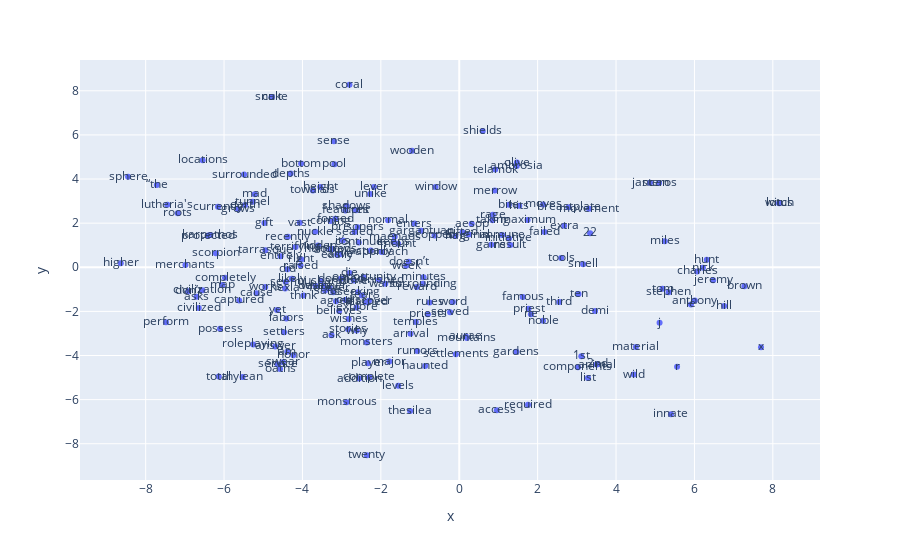

Write notebook code for a chart like this one.
### Code cell
vecs, labels = reduce_dimensions(w2v_model)

START_INDEX = 1000
MAX_WORDS=200
fig = px.scatter(x=vecs[START_INDEX:START_INDEX + MAX_WORDS,0], y=vecs[START_INDEX:START_INDEX + MAX_WORDS,1], text=labels[START_INDEX:START_INDEX + MAX_WORDS])
fig.show()

### Figure 1 — Plotly figure (JSON) as saved in the notebook; plotly's stock layout.template omitted (floating-point values rounded to 4 significant figures; data arrays with more than 128 entries replaced by an {"elided": "..."} marker saying what was removed)
{"data": [{"hovertemplate": "x=%{x}<br>y=%{y}<br>text=%{text}<extra></extra>", "legendgroup": "", "marker": {"color": "#636efa", "symbol": "circle"}, "mode": "markers+text", "name": "", "orientation": "v", "showlegend": false, "text": {"elided": "200 str values"}, "type": "scatter", "x": {"elided": "200 float values"}, "xaxis": "x", "y": {"elided": "200 float values"}, "yaxis": "y"}], "layout": {"legend": {"tracegroupgap": 0}, "margin": {"t": 60}, "xaxis": {"anchor": "y", "domain": [0, 1], "title": {"text": "x"}}, "yaxis": {"anchor": "x", "domain": [0, 1], "title": {"text": "y"}}}}
